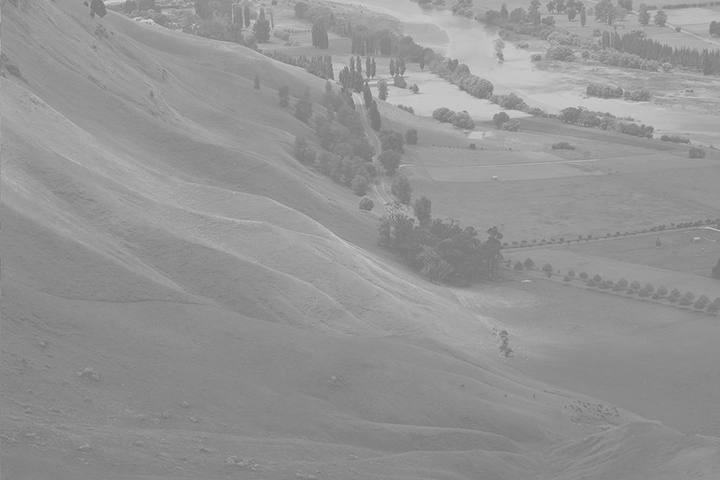
#> input picture OpenCV-basic/ch03/Hawkes.jpg, 720 x 480 px
$ python contrast2.py
#> lines starting #> are read from the running program, lines starting #| are printed output that depends on the picture; after the words box and inside, x2 and y2 are one past the last pixel; in counts of white or black regions, pixels touching at a corner belong together
import sys
import numpy as np
import cv2

# matplot 라이브러리를 사용하지 않고
# OpenCV 함수만을 이용해서 히스토그램을 화면에 출력할 수 있다.
def getGrayHistImage(hist):
    imgHist = np.full((100, 256), 255, dtype=np.uint8)  # h: 100, w: 256으로 제한.

    histMax = np.max(hist)
    for x in range(256):
        pt1 = (x, 100)
        pt2 = (x, 100 - int(hist[x, 0] * 100 / histMax))    # 히스토그램 길이가 100px 위로는 올라가지 않도록 제한.
        cv2.line(imgHist, pt1, pt2, 0)  # 그리는 함수.

    return imgHist

src = cv2.imread('Hawkes.jpg', cv2.IMREAD_GRAYSCALE)
#> src is the input picture: shape (480, 720); min 113, max 213, mean 148

if src is None:
    print('Image load failed!')
    sys.exit()

# histogram stretch using cv2.normalize()
# dst = cv2.normalize(src, None, 0, 255, cv2.NORM_MINMAX)

# 수식을 이용한 normalize
gmin = np.min(src)
#> gmin = 113
gmax = np.max(src)
#> gmax = 213
dst = np.clip((src - gmin) * 255. / (gmax - gmin), 0, 255).astype(np.uint8)
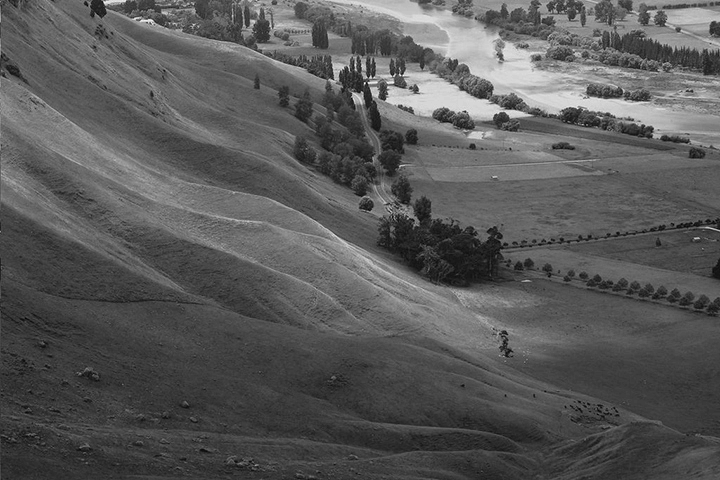
#> dst: shape (480, 720); min 0, max 255, mean 88.8

hist = cv2.calcHist([src], [0], None, [256], [0, 256])
#> hist = 256 values, max 13942 at index 138, min 0 at index 0, mean 1350
histImg = getGrayHistImage(hist)
#> in getGrayHistImage, `histMax = np.max(hist)`: histMax = 13942
#> the loop in getGrayHistImage, `for x in range(256):` made 256 passes
#> pt2 on passes 1 to 3: (0, 100), (1, 100), (2, 100)
#> after the loop in getGrayHistImage, `for x in range(256):`:
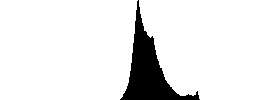
#> imgHist: shape (100, 256); 90.5% white; 1 black region, box (x1, y1, x2, y2) and area: (120, 0, 200, 100) 2436

hist2 = cv2.calcHist([dst], [0], None, [256], [0, 256])
#> hist2 = 256 values, max 13942 at index 63, min 0 at index 1, mean 1350
histImg2 = getGrayHistImage(hist2)
#> the loop in getGrayHistImage (call 2), `for x in range(256):` made 256 passes
#> after the loop in getGrayHistImage (call 2), `for x in range(256):`:
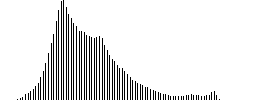
#> imgHist: shape (100, 256); 90.5% white; black in thin lines or dots, all inside (x1, y1, x2, y2) = (17, 0, 220, 100)

cv2.imshow('src', src)
cv2.imshow('dst', dst)
cv2.imshow('histimg', histImg)
cv2.imshow('histimg2', histImg2)
cv2.waitKey()

cv2.destroyAllWindows()
